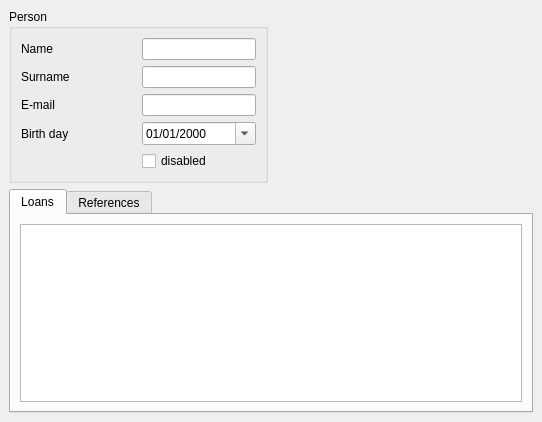
<?xml version="1.0" encoding="UTF-8"?>
<ui version="4.0">
 <class>MainWindow</class>
 <widget class="QMainWindow" name="MainWindow">
  <property name="geometry">
   <rect>
    <x>0</x>
    <y>0</y>
    <width>542</width>
    <height>422</height>
   </rect>
  </property>
  <property name="windowTitle">
   <string>Person</string>
  </property>
  <property name="searchcolumns" stdset="0">
   <string>Name</string>
  </property>
  <widget class="QWidget" name="centralwidget">
   <layout class="QGridLayout" name="gridLayout_2">
    <item row="0" column="0">
     <widget class="QGroupBox" name="groupBox">
      <property name="title">
       <string>Person</string>
      </property>
      <layout class="QGridLayout" name="gridLayout">
       <item row="0" column="0">
        <widget class="QLabel" name="label">
         <property name="text">
          <string>Name</string>
         </property>
        </widget>
       </item>
       <item row="0" column="1">
        <widget class="QLineEdit" name="lineEdit">
         <property name="column" stdset="0">
          <string>Name</string>
         </property>
         <property name="search" stdset="0">
          <bool>true</bool>
         </property>
        </widget>
       </item>
       <item row="1" column="0">
        <widget class="QLabel" name="label_2">
         <property name="text">
          <string>Surname</string>
         </property>
        </widget>
       </item>
       <item row="1" column="1">
        <widget class="QLineEdit" name="lineEdit_2">
         <property name="column" stdset="0">
          <string>Surname</string>
         </property>
         <property name="search" stdset="0">
          <bool>true</bool>
         </property>
        </widget>
       </item>
       <item row="2" column="0">
        <widget class="QLabel" name="label_4">
         <property name="text">
          <string>E-mail</string>
         </property>
        </widget>
       </item>
       <item row="2" column="1">
        <widget class="QLineEdit" name="lineEdit_3">
         <property name="column" stdset="0">
          <string>Email</string>
         </property>
         <property name="search" stdset="0">
          <bool>false</bool>
         </property>
         <property name="validator" stdset="0">
          <string>^([a-zA-Z0-9_\.\-\+])+\@(([a-zA-Z0-9\-])+\.)+([a-zA-Z0-9]{2,4})+$</string>
         </property>
        </widget>
       </item>
       <item row="3" column="0">
        <widget class="QLabel" name="label_3">
         <property name="text">
          <string>Birth day</string>
         </property>
        </widget>
       </item>
       <item row="3" column="1">
        <widget class="com.axiastudio.pypapi.ui.widgets.PyPaPiDateEdit" name="dateEdit">
         <property name="displayFormat">
          <string>dd/MM/yyyy</string>
         </property>
         <property name="calendarPopup">
          <bool>true</bool>
         </property>
         <property name="column" stdset="0">
          <string>Birthday</string>
         </property>
        </widget>
       </item>
       <item row="4" column="0">
        <spacer name="horizontalSpacer_2">
         <property name="orientation">
          <enum>Qt::Horizontal</enum>
         </property>
         <property name="sizeHint" stdset="0">
          <size>
           <width>57</width>
           <height>20</height>
          </size>
         </property>
        </spacer>
       </item>
       <item row="4" column="1">
        <widget class="QCheckBox" name="checkBox">
         <property name="text">
          <string>disabled</string>
         </property>
         <property name="column" stdset="0">
          <string>disabled</string>
         </property>
        </widget>
       </item>
      </layout>
     </widget>
    </item>
    <item row="0" column="1">
     <spacer name="horizontalSpacer">
      <property name="orientation">
       <enum>Qt::Horizontal</enum>
      </property>
      <property name="sizeHint" stdset="0">
       <size>
        <width>248</width>
        <height>20</height>
       </size>
      </property>
     </spacer>
    </item>
    <item row="1" column="0" colspan="2">
     <widget class="QTabWidget" name="tabWidget">
      <property name="currentIndex">
       <number>0</number>
      </property>
      <widget class="QWidget" name="tab">
       <attribute name="title">
        <string>Loans</string>
       </attribute>
       <layout class="QVBoxLayout" name="verticalLayout">
        <item>
         <widget class="com.axiastudio.pypapi.ui.widgets.PyPaPiTableView" name="tableView">
          <property name="entity" stdset="0">
           <string>.loanCollection</string>
          </property>
          <property name="columns" stdset="0">
           <string>book,fromdate,todate,extension</string>
          </property>
          <property name="reference" stdset="0">
           <string>Book</string>
          </property>
         </widget>
        </item>
       </layout>
      </widget>
      <widget class="QWidget" name="tab_2">
       <attribute name="title">
        <string>References</string>
       </attribute>
       <layout class="QVBoxLayout" name="verticalLayout_2">
        <item>
         <widget class="com.axiastudio.pypapi.ui.widgets.PyPaPiTableView" name="tableView_2">
          <property name="entity" stdset="0">
           <string>.referenceCollection</string>
          </property>
          <property name="columns" stdset="0">
           <string>active,priority,referencetype,referencevalue,note</string>
          </property>
         </widget>
        </item>
       </layout>
      </widget>
     </widget>
    </item>
   </layout>
  </widget>
  <widget class="QMenuBar" name="menuBar">
   <property name="geometry">
    <rect>
     <x>0</x>
     <y>0</y>
     <width>542</width>
     <height>22</height>
    </rect>
   </property>
  </widget>
 </widget>
 <customwidgets>
  <customwidget>
   <class>com.axiastudio.pypapi.ui.widgets.PyPaPiDateEdit</class>
   <extends>QDateEdit</extends>
   <header>pypapidateedit.h</header>
  </customwidget>
  <customwidget>
   <class>com.axiastudio.pypapi.ui.widgets.PyPaPiTableView</class>
   <extends>QTableView</extends>
   <header>pypapitableview.h</header>
  </customwidget>
 </customwidgets>
 <resources/>
 <connections/>
</ui>
